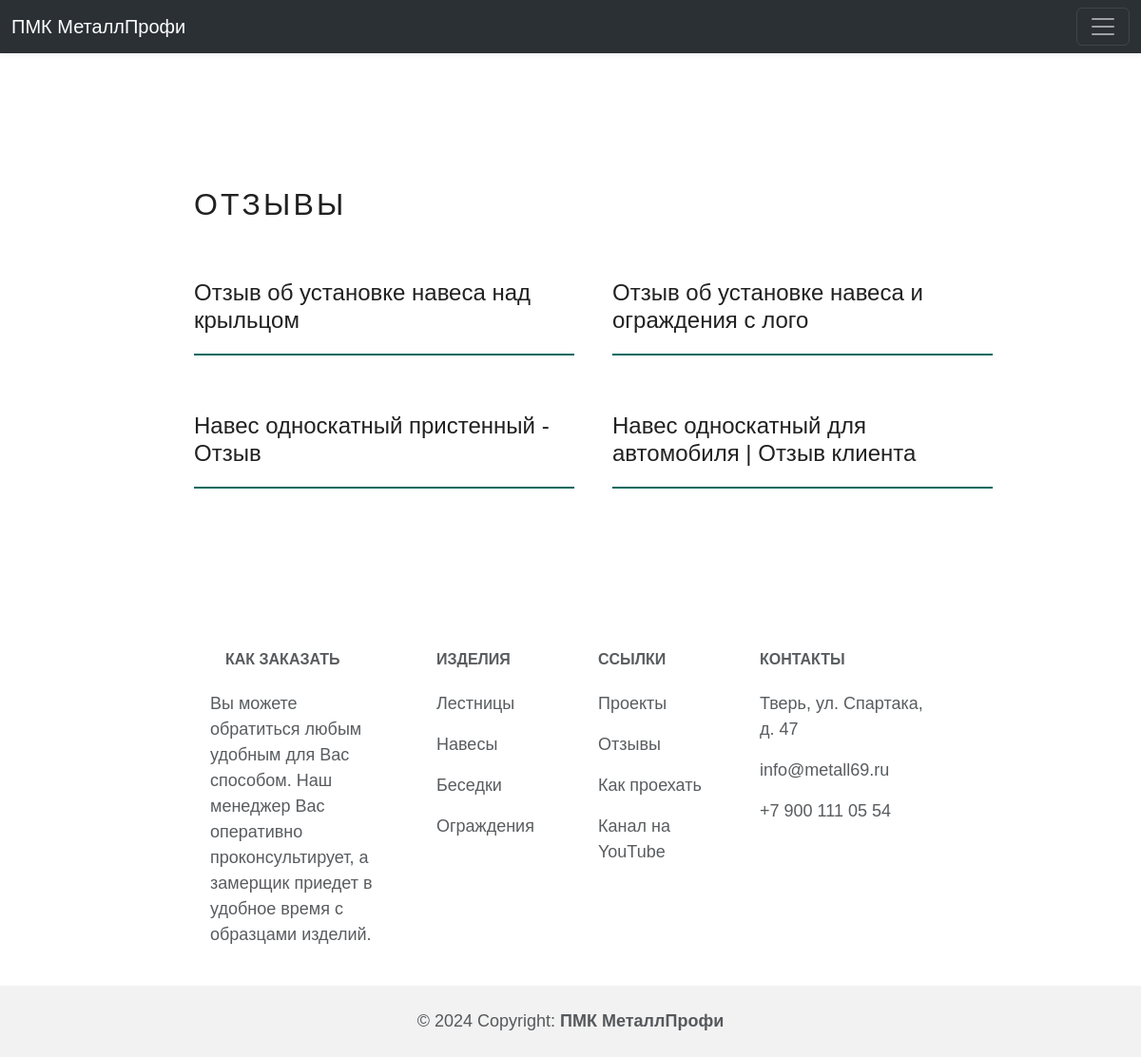
The page /otzivi/ on the database its author committed.
### mainpage/models.py (models this page shows, shortened)
class ReviewVideo(models.Model):
    title = models.CharField(max_length=100, null=False, verbose_name='Заголовок видео')
    description = models.TextField(max_length=1000, verbose_name='Описание видео', blank=True)
    url = EmbedVideoField(verbose_name='Ссылка на видео')
    added = models.DateTimeField(auto_now_add=True, verbose_name='Дата загрузки')

### mainpage/views.py (the view)
# urls.py: path('otzivi/', views.reviews, name='reviews'),
def reviews(request):
    review_videos = ReviewVideo.objects.all()
    return render(request, 'mainpage/otzivy.html', {'Videos': review_videos})

### mainpage/templates/mainpage/otzivy.html (shortened to what this page needs)
{% extends 'mainpage/base.html' %}
{% load embed_video_tags %}
{% block content %}
<section>
    <div class="container">
        <h2>Отзывы</h2>
        <div class="reviews">
            {% for item in Videos %}
            <div class="">
                <h4 class="">{{ item.title }}</h4>
                <div class="hor_separator"></div>
            </div>
            {% endfor %}
        </div>
    </div>
</section>
{% endblock %}

### mainpage/static/main.css (style rules this page uses)
body { color: #212121; font-size: 18px; font-family: "Involve", sans-serif; }
.container { max-width: 68%; }
h2 { text-transform: uppercase; letter-spacing: 0.1em; margin-bottom: 40px; }
.hor_separator { height: 2px; width: 400px; background-color: #01695f; margin: 20px 0 20px 0; }
.container > h2 { padding: 140px 0 20px 0; }
.reviews { display: grid; grid-template-columns: 1fr 1fr; grid-gap: 40px; margin-bottom: 150px; }

### rows shown on the page
ReviewVideo: title "Отзыв об установке навеса над крыльцом"
ReviewVideo: title "Отзыв об установке навеса и ограждения с лого"
ReviewVideo: title "Навес односкатный пристенный - Отзыв"
ReviewVideo: title "Навес односкатный для автомобиля | Отзыв клиента"
